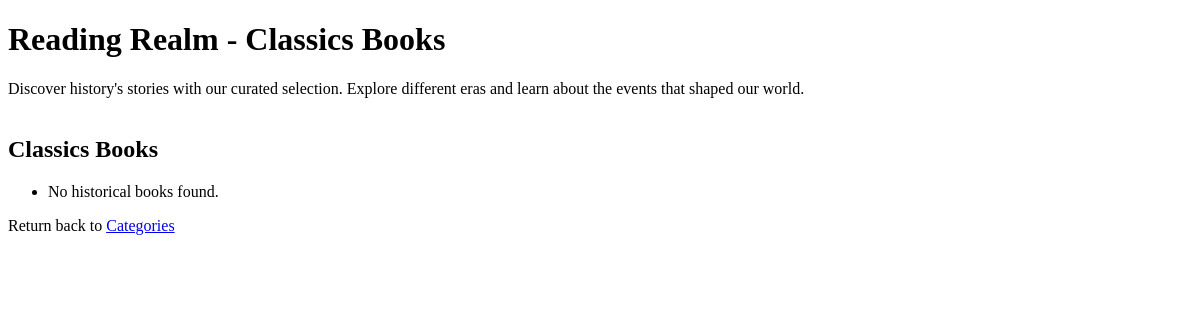
The app's page /realm/categories/classics/, older data.
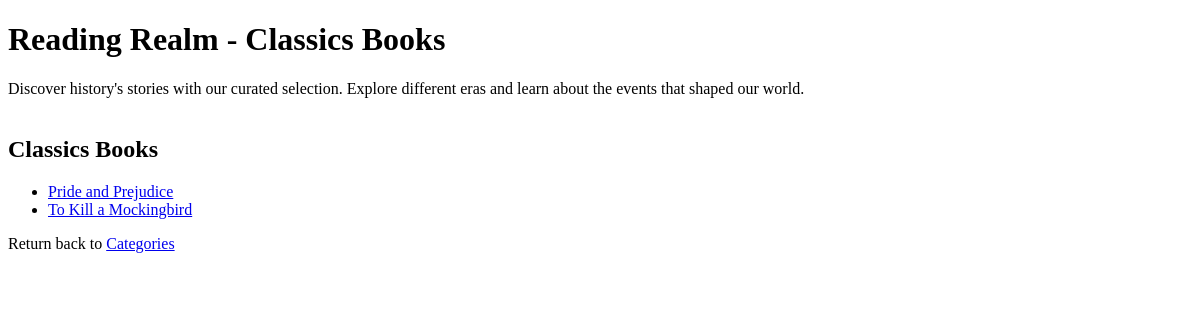
The same page, newer data.
### realm/models.py (models this page shows, shortened)
class Category(models.Model):
    name = models.CharField(max_length=128, unique=True)
    slug = models.SlugField()
    description = models.TextField(default="No Desctiption Availible")
    class Meta:
        verbose_name_plural = 'categories'

class Book(models.Model):
    category = models.ForeignKey(Category, on_delete=models.CASCADE)
    title = models.CharField(max_length=128)
    url = models.URLField()
    description=models.TextField(null=True)
    slug=models.SlugField(unique=True)
    estimatedreadingtime=models.TextField(null=True,default="0hrs 30mins")
    author = models.URLField()

### realm/views.py (the view)
# urls.py: path('categories/<slug:category_name_slug>/', views.category, name='category',),
def category(request,category_name_slug):
    context_dict = {}
    try:
        category = Category.objects.get(slug=category_name_slug)
        pages = Book.objects.filter(category=category)
        context_dict['books'] = pages
        context_dict['category'] = category
    except Category.DoesNotExist:
        context_dict['category'] = None
        context_dict['books'] = None
    return render(request, 'realm/categories/category.html', context=context_dict)

### templates/realm/categories/category.html (shortened to what this page needs)
<!DOCTYPE html>
<html>
    <head>
    </head>
    <body>
        <h1>Reading Realm - {{ category.name }} Books</h1>
        <div>
            Discover history's stories with our curated selection. Explore different eras and learn about the events that
        shaped our world. <br />
            <strong>{{ boldmessage }}</strong><br />
        </div>
        <div>
            <h2>{{ category.name }} Books</h2>
            <ul>
                {% for book in books %}
                    <li><a href="{% url 'realm:book' book.slug%}">{{ book.title }}</a></li>
                {% empty %}
                    <li>No historical books found.</li>
                {% endfor %}
            </ul>
        </div>
        <div>
            <p>Return back to <a href="{% url 'realm:Categories' %}">Categories</a></p><br />
        </div>
    </body>
</html>

Row changes from the older to the newer data that the page shows:
added Book: title "Pride and Prejudice"
added Book: title "To Kill a Mockingbird"
Text that changed along with them:
text no longer shown: "No historical books found."
